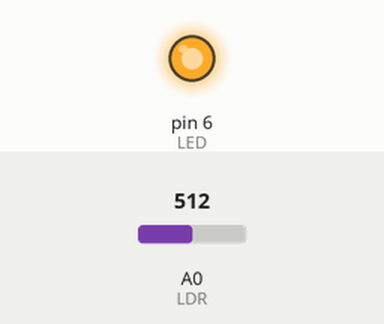
This sketch was run on a simulated Arduino Uno, built with avr-gcc and run on an emulated ATmega328P. On the bench: output pins drawn as LEDs (lit = HIGH). The inputs (shaded band) are chosen by the test bench; at power-on: A0 (LDR) = 512.

Above: at 1.8 s.
1.9 s: A0 (LDR) set to 585
3.4 s: A0 (LDR) set to 618
At 4.8 s:
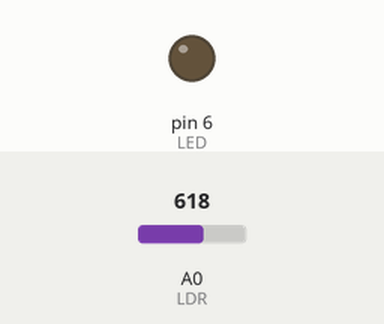
5.5 s: A0 (LDR) set to 590
At 6.0 s:
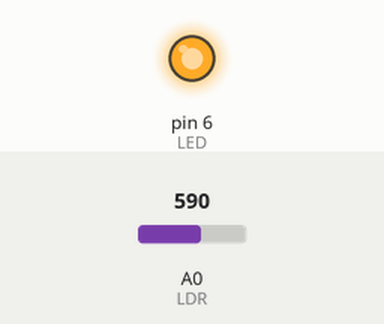
7.0 s: A0 (LDR) set to 610
At 8.7 s:
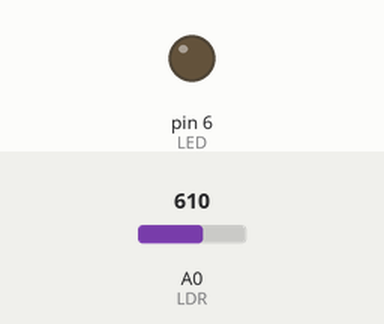
Timing chart, 0 to 10.0 s (numbered marks = the images above; inputs shaded):
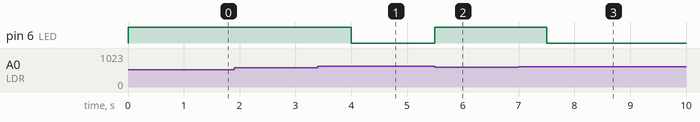

The sketch:

iluminacao_automatizada.ino
```cpp
// Projeto iluminação automatizada
const int LDR = 0;
const int LED = 6;
int ldr_value = 0;
int pwm = 0;

void setup () {
  pinMode(LED, OUTPUT);
  //Serial.begin(9600);
}

void loop () {
  ldr_value = analogRead(LDR);

  if (ldr_value < 600) {
    pwm = 255;
    analogWrite(LED, pwm);
    delay(1000);
  }
  else {
    digitalWrite(LED, LOW);
    pwm = 0;
  }

  //if (pwm > 255) pwm = 255;

  //Serial.println(ldr_value);
}
```

Measured:
- the behaviour switches between 599 and 600 on A0 (LDR) (found by bisection; images 0 and 1)
- after the input at 1.9 s, every drawn part: stays the same
- after the input at 3.4 s, pin 6 (LED): HIGH → LOW after 0.60 s
- after the input at 5.5 s, pin 6 (LED): LOW → HIGH at once
- after the input at 7.0 s, pin 6 (LED): HIGH → LOW after 0.50 s
